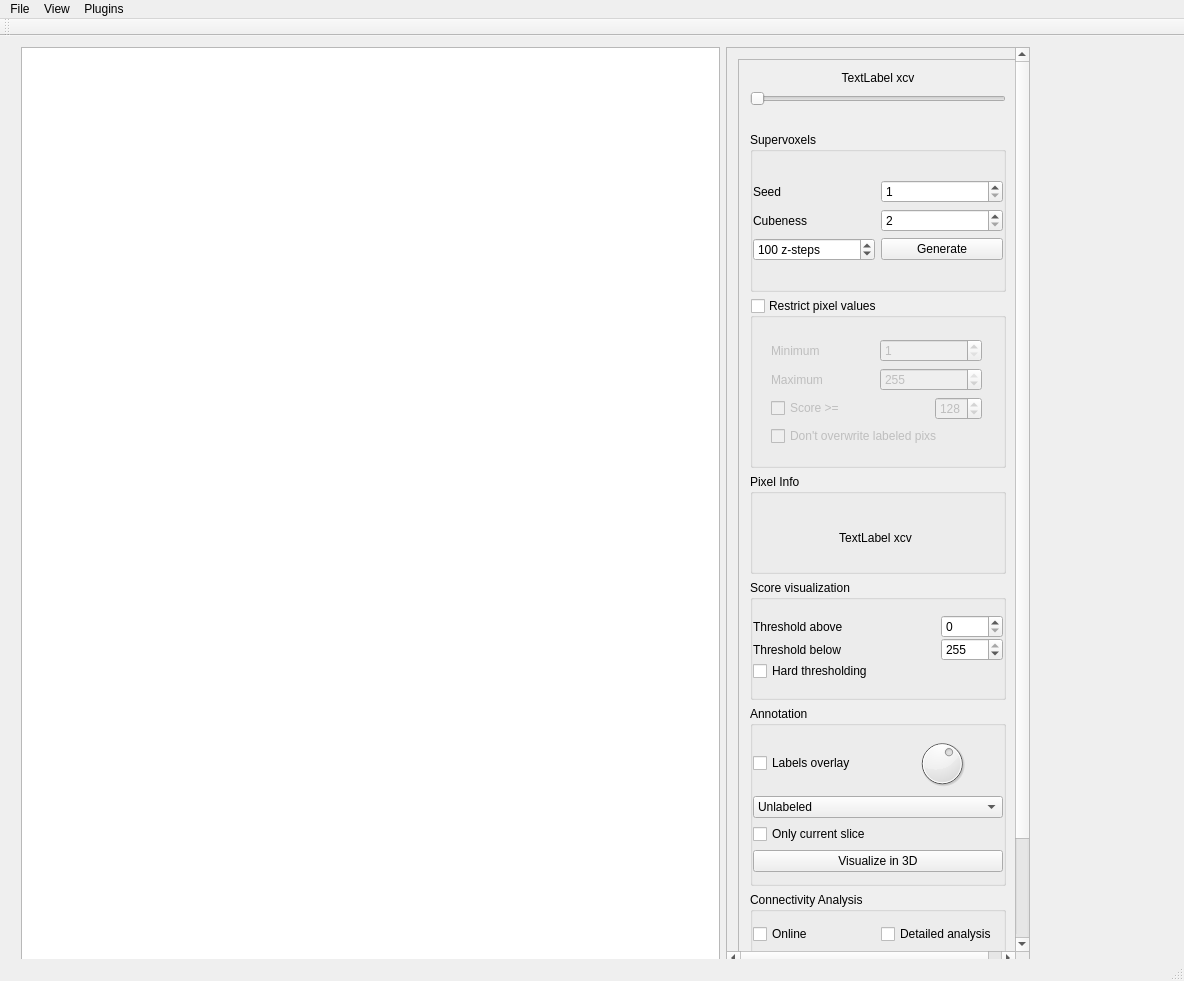
<?xml version="1.0" encoding="UTF-8"?>
<ui version="4.0">
 <class>AnnotatorWnd</class>
 <widget class="QMainWindow" name="AnnotatorWnd">
  <property name="geometry">
   <rect>
    <x>0</x>
    <y>0</y>
    <width>1184</width>
    <height>981</height>
   </rect>
  </property>
  <property name="windowTitle">
   <string>AnnotatorWnd</string>
  </property>
  <widget class="QWidget" name="centralWidget">
   <widget class="QWidget" name="layoutWidget">
    <property name="geometry">
     <rect>
      <x>10</x>
      <y>0</y>
      <width>1031</width>
      <height>941</height>
     </rect>
    </property>
    <layout class="QHBoxLayout" name="horizontalLayout">
     <item>
      <widget class="MyGraphicsView" name="labelImg"/>
     </item>
     <item>
      <widget class="QScrollArea" name="scrollArea_2">
       <property name="sizePolicy">
        <sizepolicy hsizetype="Preferred" vsizetype="Expanding">
         <horstretch>0</horstretch>
         <verstretch>0</verstretch>
        </sizepolicy>
       </property>
       <property name="widgetResizable">
        <bool>true</bool>
       </property>
       <widget class="QWidget" name="scrollAreaWidgetContents">
        <property name="geometry">
         <rect>
          <x>0</x>
          <y>0</y>
          <width>298</width>
          <height>1037</height>
         </rect>
        </property>
        <layout class="QHBoxLayout" name="horizontalLayout_12">
         <item>
          <widget class="QFrame" name="sideFrame">
           <property name="sizePolicy">
            <sizepolicy hsizetype="Fixed" vsizetype="Preferred">
             <horstretch>0</horstretch>
             <verstretch>0</verstretch>
            </sizepolicy>
           </property>
           <property name="minimumSize">
            <size>
             <width>280</width>
             <height>0</height>
            </size>
           </property>
           <property name="baseSize">
            <size>
             <width>0</width>
             <height>0</height>
            </size>
           </property>
           <property name="frameShape">
            <enum>QFrame::StyledPanel</enum>
           </property>
           <property name="frameShadow">
            <enum>QFrame::Raised</enum>
           </property>
           <layout class="QVBoxLayout" name="verticalLayout_2">
            <property name="sizeConstraint">
             <enum>QLayout::SetDefaultConstraint</enum>
            </property>
            <item>
             <layout class="QVBoxLayout" name="verticalLayout">
              <property name="sizeConstraint">
               <enum>QLayout::SetMaximumSize</enum>
              </property>
              <item>
               <widget class="QLabel" name="labelPixInfoTop">
                <property name="sizePolicy">
                 <sizepolicy hsizetype="Expanding" vsizetype="Fixed">
                  <horstretch>0</horstretch>
                  <verstretch>0</verstretch>
                 </sizepolicy>
                </property>
                <property name="autoFillBackground">
                 <bool>false</bool>
                </property>
                <property name="text">
                 <string>TextLabel xcv</string>
                </property>
                <property name="textFormat">
                 <enum>Qt::AutoText</enum>
                </property>
                <property name="scaledContents">
                 <bool>false</bool>
                </property>
                <property name="alignment">
                 <set>Qt::AlignCenter</set>
                </property>
               </widget>
              </item>
              <item>
               <widget class="QSlider" name="zSlider">
                <property name="orientation">
                 <enum>Qt::Horizontal</enum>
                </property>
               </widget>
              </item>
              <item>
               <spacer name="verticalSpacer">
                <property name="orientation">
                 <enum>Qt::Vertical</enum>
                </property>
                <property name="sizeType">
                 <enum>QSizePolicy::Minimum</enum>
                </property>
                <property name="sizeHint" stdset="0">
                 <size>
                  <width>20</width>
                  <height>20</height>
                 </size>
                </property>
               </spacer>
              </item>
             </layout>
            </item>
            <item>
             <widget class="QGroupBox" name="groupBox_2">
              <property name="sizePolicy">
               <sizepolicy hsizetype="Preferred" vsizetype="Fixed">
                <horstretch>0</horstretch>
                <verstretch>0</verstretch>
               </sizepolicy>
              </property>
              <property name="minimumSize">
               <size>
                <width>0</width>
                <height>160</height>
               </size>
              </property>
              <property name="autoFillBackground">
               <bool>false</bool>
              </property>
              <property name="title">
               <string>Supervoxels</string>
              </property>
              <property name="flat">
               <bool>false</bool>
              </property>
              <layout class="QVBoxLayout" name="verticalLayout_5">
               <property name="leftMargin">
                <number>0</number>
               </property>
               <property name="rightMargin">
                <number>0</number>
               </property>
               <item>
                <layout class="QVBoxLayout" name="verticalLayout_6">
                 <item>
                  <layout class="QHBoxLayout" name="horizontalLayout_4" stretch="0,0">
                   <property name="sizeConstraint">
                    <enum>QLayout::SetDefaultConstraint</enum>
                   </property>
                   <property name="topMargin">
                    <number>0</number>
                   </property>
                   <property name="rightMargin">
                    <number>0</number>
                   </property>
                   <item>
                    <widget class="QLabel" name="label">
                     <property name="text">
                      <string>Seed</string>
                     </property>
                    </widget>
                   </item>
                   <item>
                    <widget class="QSpinBox" name="spinSVSeed">
                     <property name="minimum">
                      <number>1</number>
                     </property>
                    </widget>
                   </item>
                  </layout>
                 </item>
                 <item>
                  <layout class="QHBoxLayout" name="horizontalLayout_2">
                   <item>
                    <widget class="QLabel" name="label_2">
                     <property name="text">
                      <string>Cubeness</string>
                     </property>
                    </widget>
                   </item>
                   <item>
                    <widget class="QSpinBox" name="spinSVCubeness">
                     <property name="minimum">
                      <number>2</number>
                     </property>
                     <property name="maximum">
                      <number>900</number>
                     </property>
                     <property name="singleStep">
                      <number>3</number>
                     </property>
                    </widget>
                   </item>
                  </layout>
                 </item>
                 <item>
                  <layout class="QHBoxLayout" name="horizontalLayout_5">
                   <item>
                    <widget class="QSpinBox" name="spinSVZ">
                     <property name="sizePolicy">
                      <sizepolicy hsizetype="Ignored" vsizetype="Fixed">
                       <horstretch>0</horstretch>
                       <verstretch>0</verstretch>
                      </sizepolicy>
                     </property>
                     <property name="suffix">
                      <string> z-steps</string>
                     </property>
                     <property name="prefix">
                      <string/>
                     </property>
                     <property name="minimum">
                      <number>20</number>
                     </property>
                     <property name="maximum">
                      <number>999999999</number>
                     </property>
                     <property name="singleStep">
                      <number>5</number>
                     </property>
                     <property name="value">
                      <number>100</number>
                     </property>
                    </widget>
                   </item>
                   <item>
                    <widget class="QPushButton" name="butGenSV">
                     <property name="text">
                      <string>Generate</string>
                     </property>
                    </widget>
                   </item>
                  </layout>
                 </item>
                </layout>
               </item>
              </layout>
             </widget>
            </item>
            <item>
             <widget class="QGroupBox" name="groupBoxRestrictPixLabels">
              <property name="sizePolicy">
               <sizepolicy hsizetype="Preferred" vsizetype="Fixed">
                <horstretch>0</horstretch>
                <verstretch>0</verstretch>
               </sizepolicy>
              </property>
              <property name="minimumSize">
               <size>
                <width>0</width>
                <height>170</height>
               </size>
              </property>
              <property name="autoFillBackground">
               <bool>false</bool>
              </property>
              <property name="title">
               <string>Restrict pixel values</string>
              </property>
              <property name="flat">
               <bool>false</bool>
              </property>
              <property name="checkable">
               <bool>true</bool>
              </property>
              <property name="checked">
               <bool>false</bool>
              </property>
              <widget class="QWidget" name="layoutWidget_2">
               <property name="geometry">
                <rect>
                 <x>10</x>
                 <y>30</y>
                 <width>233</width>
                 <height>133</height>
                </rect>
               </property>
               <layout class="QVBoxLayout" name="verticalLayout_7">
                <property name="sizeConstraint">
                 <enum>QLayout::SetDefaultConstraint</enum>
                </property>
                <item>
                 <layout class="QHBoxLayout" name="horizontalLayout_6" stretch="0,0">
                  <property name="sizeConstraint">
                   <enum>QLayout::SetDefaultConstraint</enum>
                  </property>
                  <property name="topMargin">
                   <number>0</number>
                  </property>
                  <property name="rightMargin">
                   <number>0</number>
                  </property>
                  <item>
                   <widget class="QLabel" name="label_3">
                    <property name="text">
                     <string>Minimum</string>
                    </property>
                   </widget>
                  </item>
                  <item>
                   <widget class="QSpinBox" name="spinPixMin">
                    <property name="minimum">
                     <number>1</number>
                    </property>
                    <property name="maximum">
                     <number>255</number>
                    </property>
                    <property name="singleStep">
                     <number>2</number>
                    </property>
                   </widget>
                  </item>
                 </layout>
                </item>
                <item>
                 <layout class="QHBoxLayout" name="horizontalLayout_7">
                  <item>
                   <widget class="QLabel" name="label_4">
                    <property name="text">
                     <string>Maximum</string>
                    </property>
                   </widget>
                  </item>
                  <item>
                   <widget class="QSpinBox" name="spinPixMax">
                    <property name="minimum">
                     <number>2</number>
                    </property>
                    <property name="maximum">
                     <number>255</number>
                    </property>
                    <property name="singleStep">
                     <number>2</number>
                    </property>
                    <property name="value">
                     <number>255</number>
                    </property>
                   </widget>
                  </item>
                 </layout>
                </item>
                <item>
                 <layout class="QHBoxLayout" name="horizontalLayout_11">
                  <item>
                   <widget class="QCheckBox" name="chkScoreEnable">
                    <property name="text">
                     <string>Score &gt;=</string>
                    </property>
                   </widget>
                  </item>
                  <item>
                   <widget class="QSpinBox" name="spinScoreThreshold">
                    <property name="sizePolicy">
                     <sizepolicy hsizetype="Fixed" vsizetype="Fixed">
                      <horstretch>0</horstretch>
                      <verstretch>0</verstretch>
                     </sizepolicy>
                    </property>
                    <property name="minimumSize">
                     <size>
                      <width>0</width>
                      <height>0</height>
                     </size>
                    </property>
                    <property name="baseSize">
                     <size>
                      <width>30</width>
                      <height>0</height>
                     </size>
                    </property>
                    <property name="maximum">
                     <number>255</number>
                    </property>
                    <property name="singleStep">
                     <number>10</number>
                    </property>
                    <property name="value">
                     <number>128</number>
                    </property>
                   </widget>
                  </item>
                 </layout>
                </item>
                <item>
                 <widget class="QCheckBox" name="chkDontOverwriteLabeledPIxs">
                  <property name="text">
                   <string>Don't overwrite labeled pixs</string>
                  </property>
                 </widget>
                </item>
               </layout>
              </widget>
             </widget>
            </item>
            <item>
             <widget class="QGroupBox" name="groupBoxRestrictPixLabels_2">
              <property name="sizePolicy">
               <sizepolicy hsizetype="Preferred" vsizetype="Fixed">
                <horstretch>0</horstretch>
                <verstretch>0</verstretch>
               </sizepolicy>
              </property>
              <property name="minimumSize">
               <size>
                <width>0</width>
                <height>100</height>
               </size>
              </property>
              <property name="autoFillBackground">
               <bool>false</bool>
              </property>
              <property name="title">
               <string>Pixel Info</string>
              </property>
              <property name="flat">
               <bool>false</bool>
              </property>
              <property name="checkable">
               <bool>false</bool>
              </property>
              <property name="checked">
               <bool>false</bool>
              </property>
              <widget class="QWidget" name="layoutWidget_3">
               <property name="geometry">
                <rect>
                 <x>10</x>
                 <y>30</y>
                 <width>231</width>
                 <height>68</height>
                </rect>
               </property>
               <layout class="QVBoxLayout" name="verticalLayout_8">
                <property name="sizeConstraint">
                 <enum>QLayout::SetDefaultConstraint</enum>
                </property>
                <item>
                 <layout class="QHBoxLayout" name="horizontalLayout_8" stretch="0">
                  <property name="sizeConstraint">
                   <enum>QLayout::SetDefaultConstraint</enum>
                  </property>
                  <property name="topMargin">
                   <number>0</number>
                  </property>
                  <property name="rightMargin">
                   <number>0</number>
                  </property>
                  <item>
                   <widget class="QLabel" name="labelPixInfoMore">
                    <property name="sizePolicy">
                     <sizepolicy hsizetype="Expanding" vsizetype="Fixed">
                      <horstretch>0</horstretch>
                      <verstretch>0</verstretch>
                     </sizepolicy>
                    </property>
                    <property name="font">
                     <font>
                      <pointsize>9</pointsize>
                     </font>
                    </property>
                    <property name="autoFillBackground">
                     <bool>false</bool>
                    </property>
                    <property name="text">
                     <string>TextLabel xcv</string>
                    </property>
                    <property name="textFormat">
                     <enum>Qt::AutoText</enum>
                    </property>
                    <property name="scaledContents">
                     <bool>false</bool>
                    </property>
                    <property name="alignment">
                     <set>Qt::AlignCenter</set>
                    </property>
                   </widget>
                  </item>
                 </layout>
                </item>
               </layout>
              </widget>
             </widget>
            </item>
            <item>
             <spacer name="verticalSpacer_3">
              <property name="orientation">
               <enum>Qt::Vertical</enum>
              </property>
              <property name="sizeHint" stdset="0">
               <size>
                <width>20</width>
                <height>40</height>
               </size>
              </property>
             </spacer>
            </item>
            <item>
             <widget class="QGroupBox" name="groupBox_4">
              <property name="sizePolicy">
               <sizepolicy hsizetype="Preferred" vsizetype="Fixed">
                <horstretch>0</horstretch>
                <verstretch>0</verstretch>
               </sizepolicy>
              </property>
              <property name="minimumSize">
               <size>
                <width>0</width>
                <height>120</height>
               </size>
              </property>
              <property name="autoFillBackground">
               <bool>false</bool>
              </property>
              <property name="title">
               <string>Score visualization</string>
              </property>
              <property name="flat">
               <bool>false</bool>
              </property>
              <layout class="QVBoxLayout" name="verticalLayout_12">
               <property name="leftMargin">
                <number>0</number>
               </property>
               <property name="rightMargin">
                <number>0</number>
               </property>
               <item>
                <layout class="QVBoxLayout" name="verticalLayout_13">
                 <property name="spacing">
                  <number>0</number>
                 </property>
                 <item>
                  <layout class="QHBoxLayout" name="horizontalLayout_9" stretch="0">
                   <property name="sizeConstraint">
                    <enum>QLayout::SetDefaultConstraint</enum>
                   </property>
                   <property name="topMargin">
                    <number>0</number>
                   </property>
                   <property name="rightMargin">
                    <number>0</number>
                   </property>
                   <item>
                    <layout class="QHBoxLayout" name="horizontalLayout_15" stretch="3,1">
                     <property name="spacing">
                      <number>0</number>
                     </property>
                     <property name="sizeConstraint">
                      <enum>QLayout::SetDefaultConstraint</enum>
                     </property>
                     <property name="topMargin">
                      <number>0</number>
                     </property>
                     <property name="rightMargin">
                      <number>0</number>
                     </property>
                     <item>
                      <widget class="QLabel" name="label_5">
                       <property name="text">
                        <string>Threshold above</string>
                       </property>
                      </widget>
                     </item>
                     <item>
                      <widget class="QSpinBox" name="spinScoreThrAbove">
                       <property name="minimum">
                        <number>0</number>
                       </property>
                       <property name="maximum">
                        <number>255</number>
                       </property>
                       <property name="singleStep">
                        <number>2</number>
                       </property>
                      </widget>
                     </item>
                    </layout>
                   </item>
                  </layout>
                 </item>
                 <item>
                  <layout class="QHBoxLayout" name="horizontalLayout_16" stretch="3,1">
                   <property name="spacing">
                    <number>0</number>
                   </property>
                   <property name="sizeConstraint">
                    <enum>QLayout::SetDefaultConstraint</enum>
                   </property>
                   <property name="topMargin">
                    <number>0</number>
                   </property>
                   <property name="rightMargin">
                    <number>0</number>
                   </property>
                   <item>
                    <widget class="QLabel" name="label_6">
                     <property name="text">
                      <string>Threshold below</string>
                     </property>
                    </widget>
                   </item>
                   <item>
                    <widget class="QSpinBox" name="spinScoreThrBelow">
                     <property name="minimum">
                      <number>1</number>
                     </property>
                     <property name="maximum">
                      <number>255</number>
                     </property>
                     <property name="singleStep">
                      <number>2</number>
                     </property>
                     <property name="value">
                      <number>255</number>
                     </property>
                    </widget>
                   </item>
                  </layout>
                 </item>
                 <item>
                  <widget class="QCheckBox" name="chkHardThreshold">
                   <property name="text">
                    <string>Hard thresholding</string>
                   </property>
                  </widget>
                 </item>
                </layout>
               </item>
              </layout>
             </widget>
            </item>
            <item>
             <widget class="QGroupBox" name="groupBox">
              <property name="sizePolicy">
               <sizepolicy hsizetype="Preferred" vsizetype="Fixed">
                <horstretch>0</horstretch>
                <verstretch>0</verstretch>
               </sizepolicy>
              </property>
              <property name="minimumSize">
               <size>
                <width>0</width>
                <height>180</height>
               </size>
              </property>
              <property name="autoFillBackground">
               <bool>false</bool>
              </property>
              <property name="title">
               <string>Annotation</string>
              </property>
              <property name="flat">
               <bool>false</bool>
              </property>
              <layout class="QVBoxLayout" name="verticalLayout_4">
               <property name="leftMargin">
                <number>0</number>
               </property>
               <property name="rightMargin">
                <number>0</number>
               </property>
               <item>
                <layout class="QVBoxLayout" name="verticalLayout_3">
                 <item>
                  <layout class="QHBoxLayout" name="horizontalLayout_3" stretch="0,0">
                   <property name="sizeConstraint">
                    <enum>QLayout::SetDefaultConstraint</enum>
                   </property>
                   <property name="topMargin">
                    <number>0</number>
                   </property>
                   <property name="rightMargin">
                    <number>0</number>
                   </property>
                   <item>
                    <widget class="QCheckBox" name="chkLabelOverlay">
                     <property name="text">
                      <string>Labels overlay</string>
                     </property>
                    </widget>
                   </item>
                   <item>
                    <widget class="QDial" name="dialLabelOverlayTransp">
                     <property name="sizePolicy">
                      <sizepolicy hsizetype="Preferred" vsizetype="Ignored">
                       <horstretch>0</horstretch>
                       <verstretch>0</verstretch>
                      </sizepolicy>
                     </property>
                     <property name="minimumSize">
                      <size>
                       <width>0</width>
                       <height>40</height>
                      </size>
                     </property>
                     <property name="toolTip">
                      <string extracomment="Label transparency"/>
                     </property>
                     <property name="maximum">
                      <number>99</number>
                     </property>
                     <property name="value">
                      <number>60</number>
                     </property>
                     <property name="sliderPosition">
                      <number>60</number>
                     </property>
                    </widget>
                   </item>
                  </layout>
                 </item>
                 <item>
                  <widget class="QComboBox" name="comboLabel">
                   <item>
                    <property name="text">
                     <string>Unlabeled</string>
                    </property>
                   </item>
                   <item>
                    <property name="text">
                     <string>Class 1</string>
                    </property>
                   </item>
                   <item>
                    <property name="text">
                     <string>Class 2</string>
                    </property>
                   </item>
                  </widget>
                 </item>
                 <item>
                  <widget class="QCheckBox" name="chkOnlyCurSlice">
                   <property name="text">
                    <string>Only current slice</string>
                   </property>
                  </widget>
                 </item>
                 <item>
                  <widget class="QPushButton" name="butAnnotVis3D">
                   <property name="text">
                    <string>Visualize in 3D</string>
                   </property>
                  </widget>
                 </item>
                </layout>
               </item>
              </layout>
             </widget>
            </item>
            <item>
             <spacer name="verticalSpacer_2">
              <property name="orientation">
               <enum>Qt::Vertical</enum>
              </property>
              <property name="sizeHint" stdset="0">
               <size>
                <width>20</width>
                <height>40</height>
               </size>
              </property>
             </spacer>
            </item>
            <item>
             <widget class="QGroupBox" name="groupBox_3">
              <property name="sizePolicy">
               <sizepolicy hsizetype="Preferred" vsizetype="Fixed">
                <horstretch>0</horstretch>
                <verstretch>0</verstretch>
               </sizepolicy>
              </property>
              <property name="minimumSize">
               <size>
                <width>0</width>
                <height>150</height>
               </size>
              </property>
              <property name="autoFillBackground">
               <bool>false</bool>
              </property>
              <property name="title">
               <string>Connectivity Analysis</string>
              </property>
              <property name="flat">
               <bool>false</bool>
              </property>
              <layout class="QVBoxLayout" name="verticalLayout_9">
               <property name="leftMargin">
                <number>0</number>
               </property>
               <property name="rightMargin">
                <number>0</number>
               </property>
               <item>
                <layout class="QVBoxLayout" name="verticalLayout_10">
                 <item>
                  <layout class="QVBoxLayout" name="verticalLayout_11">
                   <item>
                    <layout class="QHBoxLayout" name="horizontalLayout_14">
                     <item>
                      <widget class="QCheckBox" name="chkConnectivityEnableOnline">
                       <property name="text">
                        <string>Online</string>
                       </property>
                      </widget>
                     </item>
                     <item>
                      <widget class="QCheckBox" name="chkConnectivityDetailedAnalysis">
                       <property name="text">
                        <string>Detailed analysis</string>
                       </property>
                      </widget>
                     </item>
                    </layout>
                   </item>
                   <item>
                    <layout class="QHBoxLayout" name="horizontalLayout_13">
                     <item>
                      <widget class="QCheckBox" name="chkConnectivityfull">
                       <property name="text">
                        <string>Full connect.</string>
                       </property>
                       <property name="checked">
                        <bool>true</bool>
                       </property>
                      </widget>
                     </item>
                     <item>
                      <widget class="QCheckBox" name="chkConnectivityScoreImg">
                       <property name="enabled">
                        <bool>false</bool>
                       </property>
                       <property name="toolTip">
                        <string>Analyze score image connectivity instead of labels</string>
                       </property>
                       <property name="text">
                        <string>Score Img</string>
                       </property>
                       <property name="checked">
                        <bool>false</bool>
                       </property>
                      </widget>
                     </item>
                    </layout>
                   </item>
                   <item>
                    <widget class="QCheckBox" name="chkShowRegionInfo">
                     <property name="text">
                      <string>Show region information</string>
                     </property>
                     <property name="checked">
                      <bool>true</bool>
                     </property>
                    </widget>
                   </item>
                  </layout>
                 </item>
                 <item>
                  <widget class="QPushButton" name="butConnectivityRun">
                   <property name="text">
                    <string>Run now (current view)</string>
                   </property>
                  </widget>
                 </item>
                 <item>
                  <layout class="QHBoxLayout" name="horizontalLayout_10">
                   <property name="sizeConstraint">
                    <enum>QLayout::SetDefaultConstraint</enum>
                   </property>
                   <property name="topMargin">
                    <number>0</number>
                   </property>
                   <property name="rightMargin">
                    <number>0</number>
                   </property>
                  </layout>
                 </item>
                </layout>
               </item>
              </layout>
             </widget>
            </item>
           </layout>
          </widget>
         </item>
        </layout>
       </widget>
      </widget>
     </item>
    </layout>
   </widget>
  </widget>
  <widget class="QMenuBar" name="menuBar">
   <property name="geometry">
    <rect>
     <x>0</x>
     <y>0</y>
     <width>1184</width>
     <height>26</height>
    </rect>
   </property>
   <widget class="QMenu" name="menuView">
    <property name="title">
     <string>View</string>
    </property>
    <widget class="QMenu" name="menuOverlay_score_image">
     <property name="title">
      <string>Score image...</string>
     </property>
     <addaction name="actionScoreImageLoad"/>
     <addaction name="actionScoreImageEnabled"/>
    </widget>
    <addaction name="actionZoom_fit"/>
    <addaction name="separator"/>
    <addaction name="actionOverlay_labels"/>
    <addaction name="separator"/>
    <addaction name="menuOverlay_score_image"/>
   </widget>
   <widget class="QMenu" name="menuFile">
    <property name="title">
     <string>File</string>
    </property>
    <addaction name="actionSave_annotation"/>
    <addaction name="actionLoad_annotation"/>
    <addaction name="separator"/>
    <addaction name="actionPreferences"/>
   </widget>
   <widget class="QMenu" name="menuPlugins">
    <property name="title">
     <string>Plugins</string>
    </property>
   </widget>
   <addaction name="menuFile"/>
   <addaction name="menuView"/>
   <addaction name="menuPlugins"/>
  </widget>
  <widget class="QToolBar" name="mainToolBar">
   <attribute name="toolBarArea">
    <enum>TopToolBarArea</enum>
   </attribute>
   <attribute name="toolBarBreak">
    <bool>false</bool>
   </attribute>
  </widget>
  <widget class="QStatusBar" name="statusBar"/>
  <action name="actionZoom_fit">
   <property name="text">
    <string>Zoom fit</string>
   </property>
   <property name="shortcut">
    <string>F</string>
   </property>
  </action>
  <action name="actionOverlay_labels">
   <property name="checkable">
    <bool>true</bool>
   </property>
   <property name="checked">
    <bool>true</bool>
   </property>
   <property name="text">
    <string>Overlay labels</string>
   </property>
   <property name="shortcut">
    <string>Space</string>
   </property>
  </action>
  <action name="actionSave_annotation">
   <property name="text">
    <string>Save annotation...</string>
   </property>
   <property name="shortcut">
    <string>Ctrl+S, A</string>
   </property>
  </action>
  <action name="actionLoad_annotation">
   <property name="text">
    <string>Load annotation...</string>
   </property>
   <property name="shortcut">
    <string>Ctrl+A, L</string>
   </property>
  </action>
  <action name="actionScoreImageLoad">
   <property name="text">
    <string>Load...</string>
   </property>
   <property name="shortcut">
    <string>Ctrl+O, L</string>
   </property>
  </action>
  <action name="actionScoreImageEnabled">
   <property name="checkable">
    <bool>true</bool>
   </property>
   <property name="text">
    <string>Enabled</string>
   </property>
   <property name="shortcut">
    <string>O</string>
   </property>
  </action>
  <action name="actionPreferences">
   <property name="text">
    <string>Preferences...</string>
   </property>
  </action>
 </widget>
 <layoutdefault spacing="6" margin="11"/>
 <customwidgets>
  <customwidget>
   <class>MyGraphicsView</class>
   <extends>QGraphicsView</extends>
   <header>mygraphicsview.h</header>
  </customwidget>
 </customwidgets>
 <resources/>
 <connections/>
</ui>
